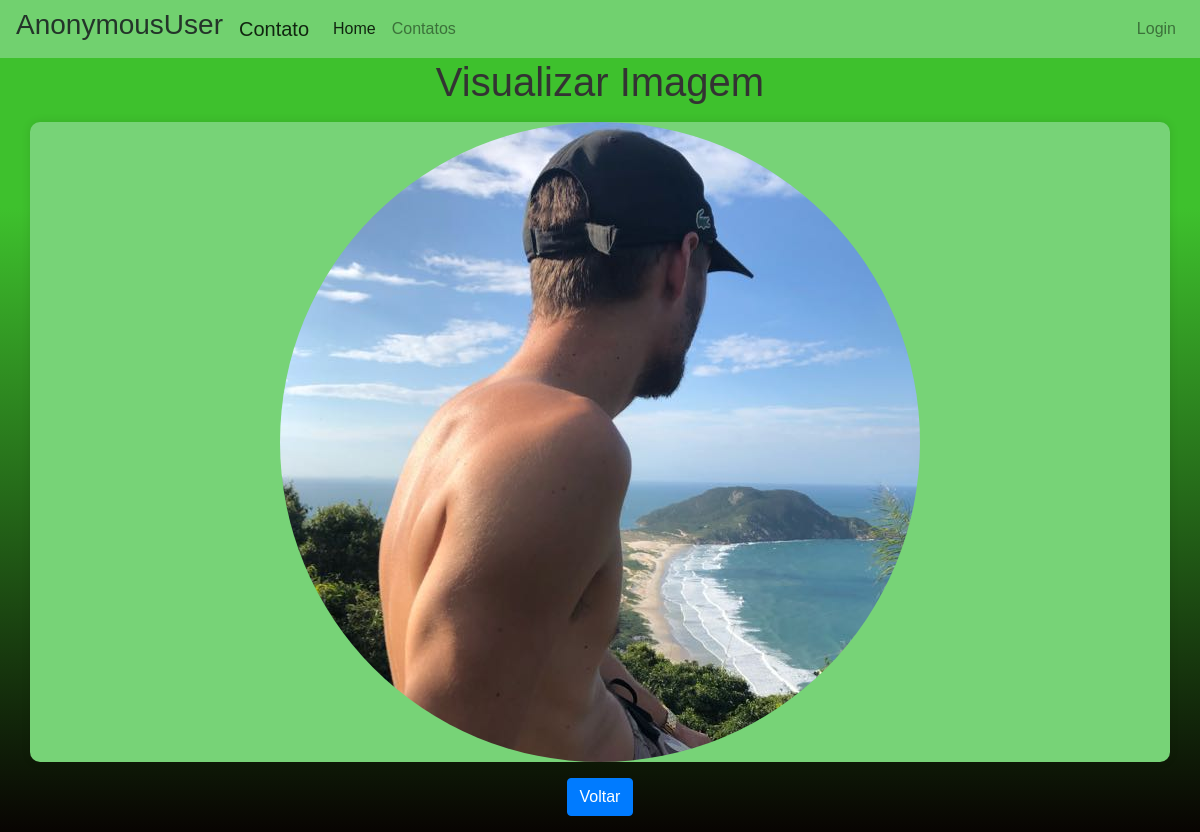
The app's page /ver_imagem/, older data.
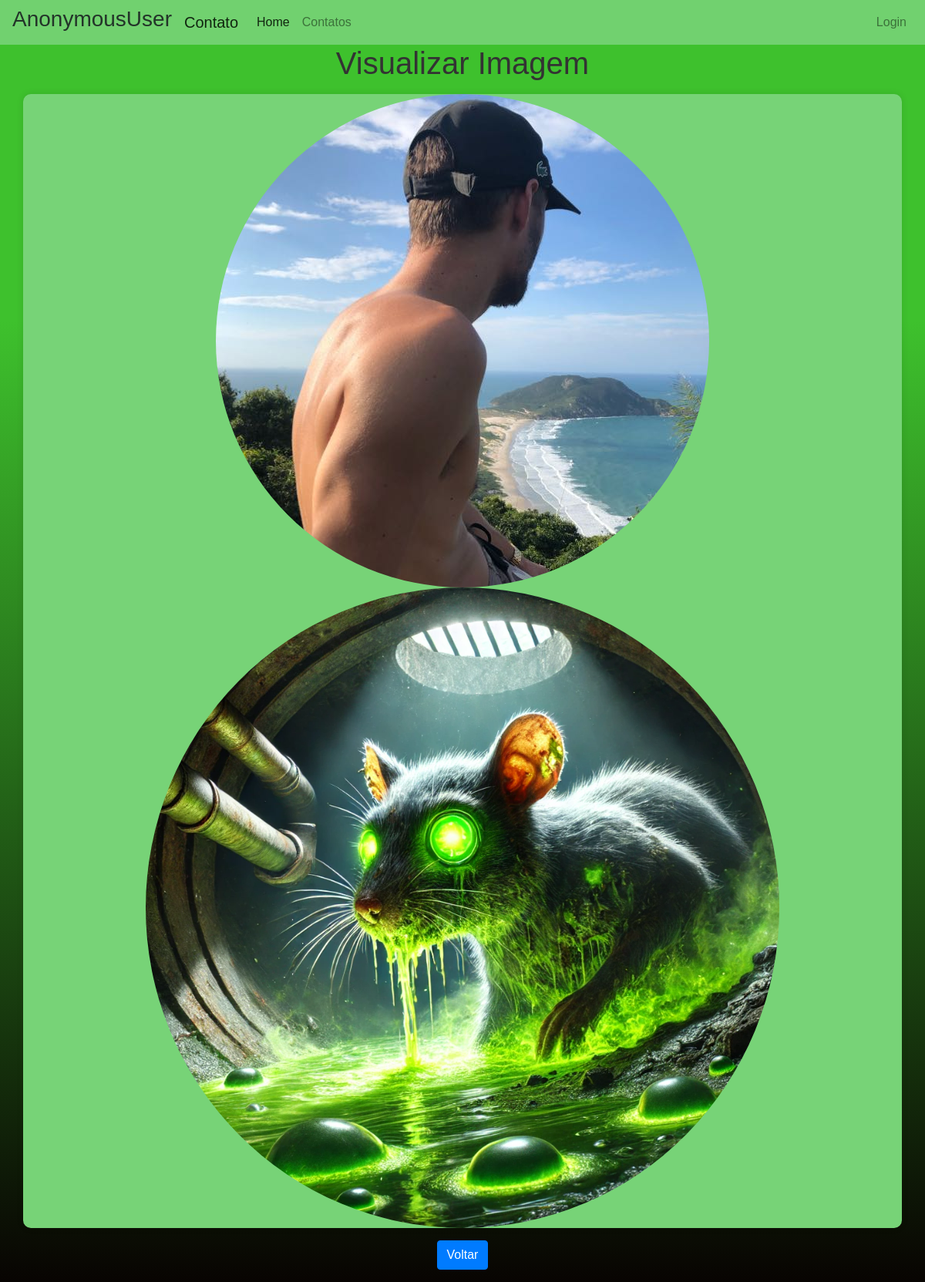
The same page, newer data.
### Contato/models.py (models this page shows, shortened)
class Contato(models.Model):
    nome = models.CharField(max_length=255)
    Categoria = models.ForeignKey('Categoria', on_delete=models.CASCADE)
    foto = models.ImageField(blank=True, null=True)
    email = models.EmailField(unique=True)
    telefone = models.CharField(max_length=20)
    endereco = models.CharField(max_length=255)
    cep = models.CharField(max_length=9)
    cidade = models.CharField(max_length=100)
    estado = models.CharField(max_length=50)
    data_criacao = models.DateTimeField(auto_now_add=True)

### Contato/views.py (the view)
# urls.py: path('ver_imagem/', views.ver_imagem, name='ver_imagem'),
def ver_imagem(request):
    contatos = Contato.objects.all()
    return render(request, 'pages/ver_imagem.html', {'contatos': contatos})

### Contato/templates/pages/ver_imagem.html (shortened to what this page needs)
<!DOCTYPE html>
<html lang="pt-br">
  {% load static %}
  <head>
    <link
      rel="stylesheet"
      href="https://stackpath.bootstrapcdn.com/bootstrap/4.5.2/css/bootstrap.min.css"
    />
    <link rel="stylesheet" href="{% static 'css/style.css' %}" />
  </head>
  <body>
    <header>
        <nav
          class="navbar navbar-expand-lg navbar-light"
          style="background-color: #77d377; opacity: 0.9"
        >
        <h3 class="mr-auto">{{ request.user }}</h3>
        <a class="navbar-brand ml-3" href="{% url 'home' %}">Contato</a>
        <div class="collapse navbar-collapse" id="navbarNav">
          <ul class="navbar-nav mr-auto">
            <li class="nav-item active">
              <a class="nav-link" href="{% url 'home' %}">Home</a>
            </li>
            <li class="nav-item">
              <a class="nav-link" href="{% url 'contato' %}">Contatos</a>
            </li>
          </ul>
          <ul class="navbar-nav ml-auto">
            {% if not request.user.is_authenticated %}
            <li class="nav-item">
              <a class="nav-link" href="{% url 'login' %}">Login</a>
            </li>
            {% endif %}
          </div>
        </nav>
      </header>
    <h1 class="text-center">Visualizar Imagem</h1>
    <div class="container mt-3" style="background-color: #77d377;">
      {% for contato in contatos %}
        {% if contato.foto %}
      <img src="{{ contato.foto.url }}" alt="Imagem do Contato" class="img-fluid rounded-circle" style="max-width: 100%; height: auto;" />
        {% endif %}
      {% endfor %}
    </div>
    <div class="d-flex justify-content-center mt-3 mb-3">
      <a href="{% url 'contato' %}" class="btn btn-primary">Voltar</a>
  </body>
</html>

### Contato/static/css/style.css (style rules this page uses)
body { font-family: Arial, sans-serif; justify-content: center; align-items: center; min-height: 100vh; margin: 0; background-color: #3ec12d; background-image: linear-gradient(180deg, #3ec12d 25%, #080402 100%); }
.container { background-color: #77d377; border-radius: 10px; box-shadow: 0 0 10px rgba(0, 0, 0, 0.1); text-align: center; margin-top: 20px; }
h1 { color: #333; }

Row changes from the older to the newer data that the page shows:
added Contato: foto (picture)
